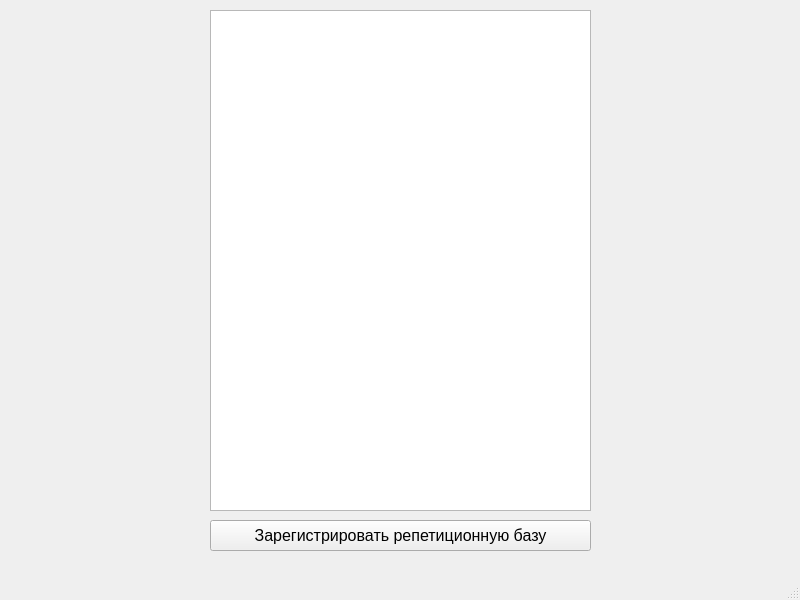
<?xml version="1.0" encoding="UTF-8"?>
<ui version="4.0">
 <class>MainWindow</class>
 <widget class="QMainWindow" name="MainWindow">
  <property name="geometry">
   <rect>
    <x>0</x>
    <y>0</y>
    <width>800</width>
    <height>600</height>
   </rect>
  </property>
  <property name="windowTitle">
   <string>MainWindow</string>
  </property>
  <widget class="QWidget" name="centralwidget">
   <widget class="QListView" name="bases_list">
    <property name="geometry">
     <rect>
      <x>210</x>
      <y>10</y>
      <width>381</width>
      <height>501</height>
     </rect>
    </property>
   </widget>
   <widget class="QPushButton" name="reg_button">
    <property name="geometry">
     <rect>
      <x>210</x>
      <y>520</y>
      <width>381</width>
      <height>31</height>
     </rect>
    </property>
    <property name="font">
     <font>
      <pointsize>12</pointsize>
     </font>
    </property>
    <property name="text">
     <string>Зарегистрировать репетиционную базу</string>
    </property>
   </widget>
  </widget>
  <widget class="QMenuBar" name="menubar">
   <property name="geometry">
    <rect>
     <x>0</x>
     <y>0</y>
     <width>800</width>
     <height>18</height>
    </rect>
   </property>
  </widget>
  <widget class="QStatusBar" name="statusbar"/>
 </widget>
 <resources/>
 <connections/>
</ui>
